Frame 1 (no input): blank canvas, image omitted
Frame 60 (the mouse pressed at the canvas centre just before this capture): blank canvas, image omitted
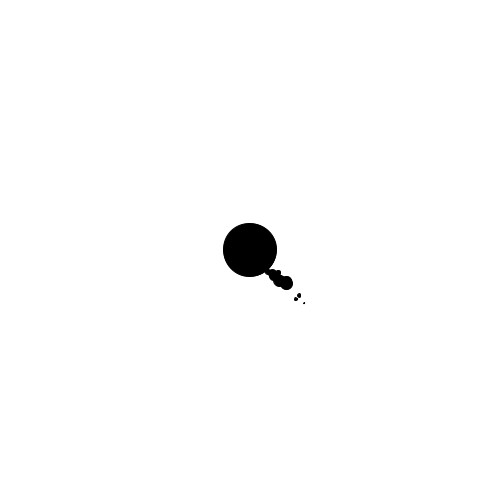
Frame 120 (the mouse held since frame 60 and released just before this capture)

The Processing sketch whose frames 1 and 60 were blank and that drew this single picture after the mouse press (run headless with seeded random() and noise(); from frame 60 on, the mouse is pressed at the canvas centre):

// Processing sketch: processing_126615
// ── processing_126615.pde

float r = 40;
float randfact = 5;

void setup() {
size(500,500);
background(255,255,255);
fill(0,0,0);
frameRate(150); 
}

void draw() {

  if ((mousePressed == true) && (mouseX <= width/2)) {
  ill(mouseX, mouseY, r);
  r += random(-randfact, randfact); 
  float xmir = (width/2)+((width/2)-mouseX);
  ill(xmir, mouseY, r);
  r += random(-randfact, randfact); 
   
  }
  if (mousePressed == false) {
  r = 5;  
  }
  
  if (keyPressed == true) {
  background(255,255,255);
  }

  if(r>70) {
  r-=5;  
  }
    if(r<15) {
  r+=5;  
  }

}

void ill(float xin, float yin, float rin) {
  ellipse(xin, yin, rin, rin);
  float chance = random(6);
  
  if (chance>5) {
  float rrand = random(0.4);
  ellipse(xin+rin+random(-3, 3), yin+rin+random(-3,3), r*rrand, r*rrand);
  
  
  }
}
